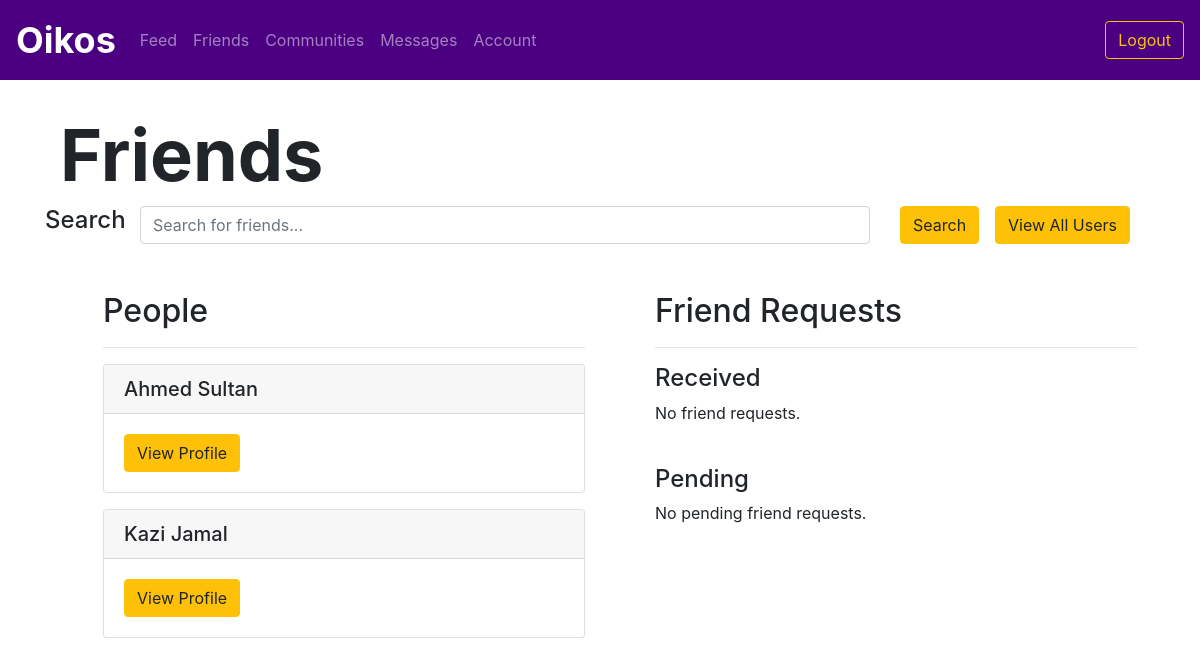
/allusers (signed in), run on an earlier commit of the app's database.
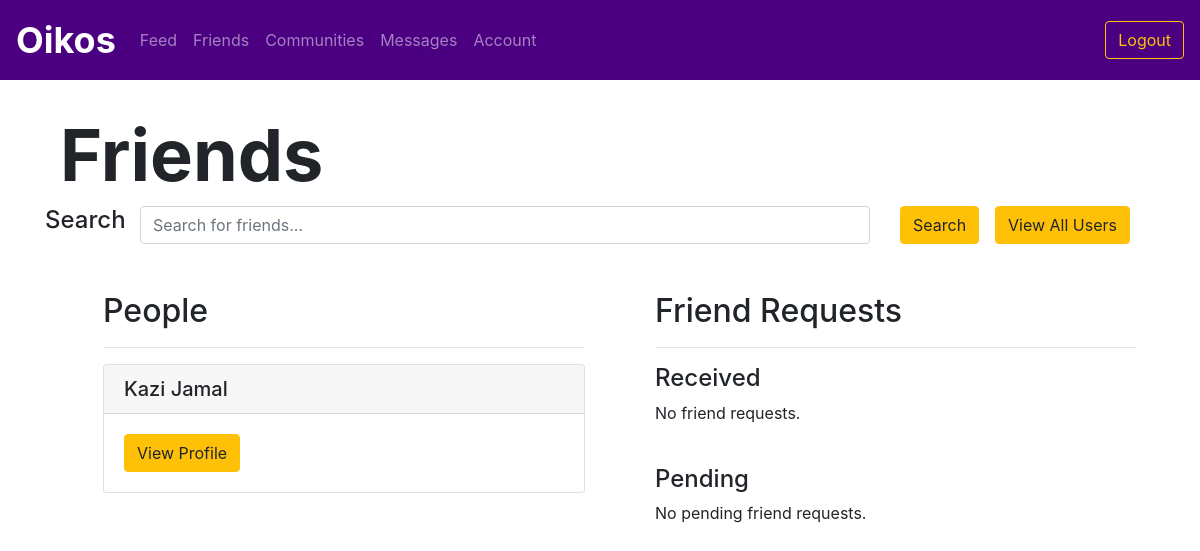
And on a later commit of the database.
### utl/models.py (models this page shows)
class User(db.Model):
    userID = db.Column(db.Integer, primary_key=True)
    email = db.Column(db.Text, unique=True, nullable=False)
    password = db.Column(db.Text, nullable=False)
    firstName = db.Column(db.Text, nullable=False)
    lastName = db.Column(db.Text, nullable=False)
    displayName = db.Column(db.Text, nullable=False)
    grade = db.Column(db.Text, nullable=False)

### app.py (the view)
@app.route("/allusers")
@login_required
def allusers():
    userID = session['userID']
    users = usersfunctions.getAllUsers()
    reqs = friendsfunctions.getFriendRequests(userID)
    friendrequests = {}
    for req in reqs:
        friendrequests[req] = usersfunctions.getUser(req.senderID)
    preqs = friendsfunctions.getPendingFriendRequests(userID)
    pendingfriendrequests = {}
    for preq in preqs:
        pendingfriendrequests[preq] = usersfunctions.getUser(preq.receiverID)
    print(pendingfriendrequests)
    return render_template("friends.html", users=users, friendrequests=friendrequests, pendingfriendrequests=pendingfriendrequests)

### app.py (called while the page is built)
def login_required(f):
    @wraps(f)
    def decorated_function(*args, **kwargs):
        if "userID" not in session:
            return redirect(url_for('login'))
        return f(*args, **kwargs)
    return decorated_function

### utl/friends.py (called while the page is built)
def getFriendRequests(userID):
    friendrequests = FriendRequest.query.filter_by(receiverID=userID).order_by(FriendRequest.timestamp.desc()).all()
    return friendrequests

def getPendingFriendRequests(userID):
    friendrequests = FriendRequest.query.filter_by(senderID=userID).order_by(FriendRequest.timestamp.desc()).all()
    return friendrequests

### utl/users.py (called while the page is built)
def getAllUsers():
    users = User.query.order_by(User.displayName.asc())
    return users

### templates/friends.html (shortened to what this page needs)
{% extends "logbase.html" %}
{% block body %}
    <div class="content">
        <h1 class="display-3" style="font-weight: 700; padding-left: 5vw; padding-top: 5vh;">Friends</h1>
    </div>
    <div class="container mb-5">
        <form action="/searchfriends" method="POST">
            <div class="row">
                <div class="col-md-1">
                    <h4>Search</h4>
                </div>
                <div class="col-md-8">
                    <input name="query" type="text" class="form-control" id="query" aria-describedby="query" placeholder="Search for friends...">
                </div>
                <div class="col-md-1">
                    <button type="submit" class="btn btn-warning">Search</button>
                </div>
                <div class="col-md-2">
                    <a href="/allusers" class="btn btn-warning">View All Users</a>
                </div>
            </div>
        </form>
    </div>
    <div class="row m-5">
        <div class="col">
            <ul>
                <h2>People</h2>
                <hr>
                {% for user in users %}
                <div class="card my-3">
                    <h5 class="card-header">{{ user.displayName }}</h5>
                    <div class="card-body">
                        <a href="/profile/{{ user.userID }}" class="btn btn-warning">View Profile</a>
                    </div>
                </div>
                {% endfor %}
            </ul>
        </div>
        <div class="col">
            <ul>
                <h2>Friend Requests</h2>
                <hr>
                <h4>Received</h4>
                {% if not friendrequests %}
                <p>No friend requests.</p>
                {% endif %}
                <br>
                <h4>Pending</h4>
                {% if not pendingfriendrequests %}
                <p>No pending friend requests.</p>
                {% endif %}
            </ul>
        </div>
    </div>
{% endblock %}

What changed in the data, as far as the page shows it:
removed User: displayName "Ahmed Sultan"
